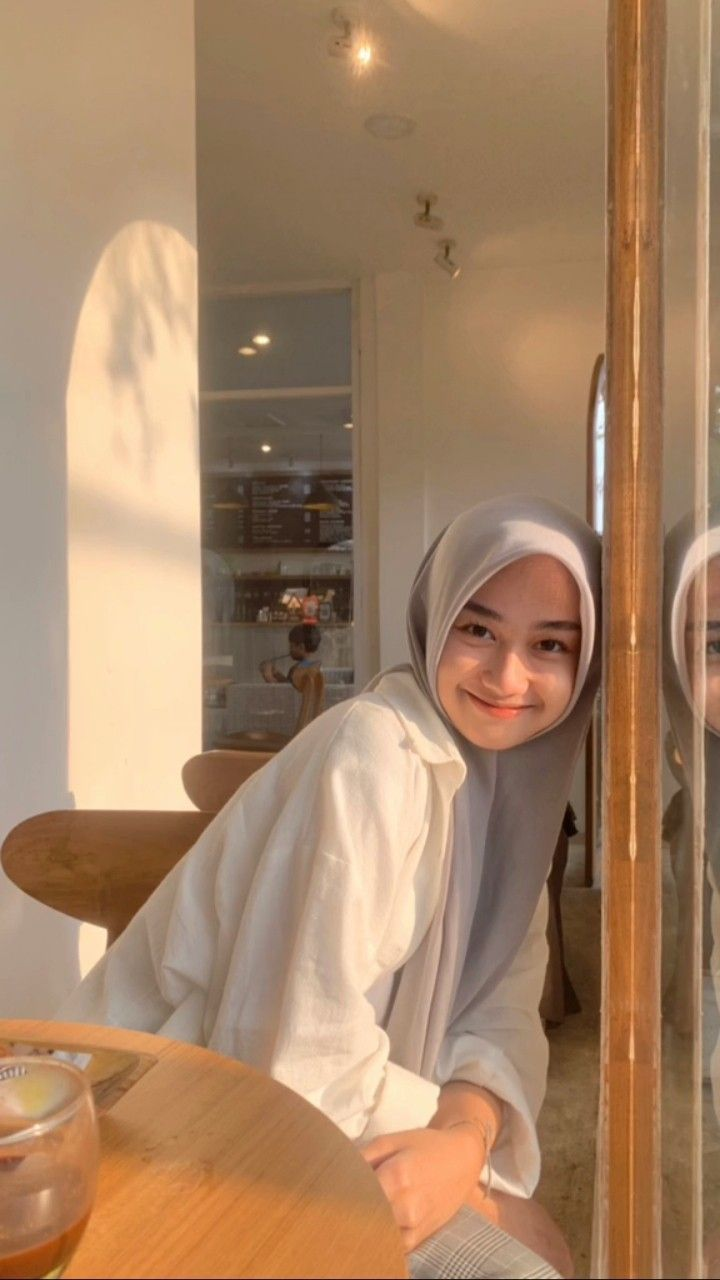
#> input picture image/image.jpeg, 720 x 1280 px
$ python '17. blurring.py' --image image/image.jpeg
#> lines starting #> are read from the running program, lines starting #| are printed output that depends on the picture
import numpy as np
import argparse
import cv2

ap = argparse.ArgumentParser()
ap.add_argument("-i", "--image", required = True,
    help = "Path to the image")
args = vars(ap.parse_args())

image = cv2.imread(args["image"])
#> image is the input picture: shape (1280, 720, 3); mean B, G, R 101.3, 131.3, 165.6
cv2.imshow("Original", image)
blurred = np.hstack([
    cv2.blur(image, (3, 3)),
    cv2.blur(image, (5, 5)),
    cv2.blur(image, (7, 7))])
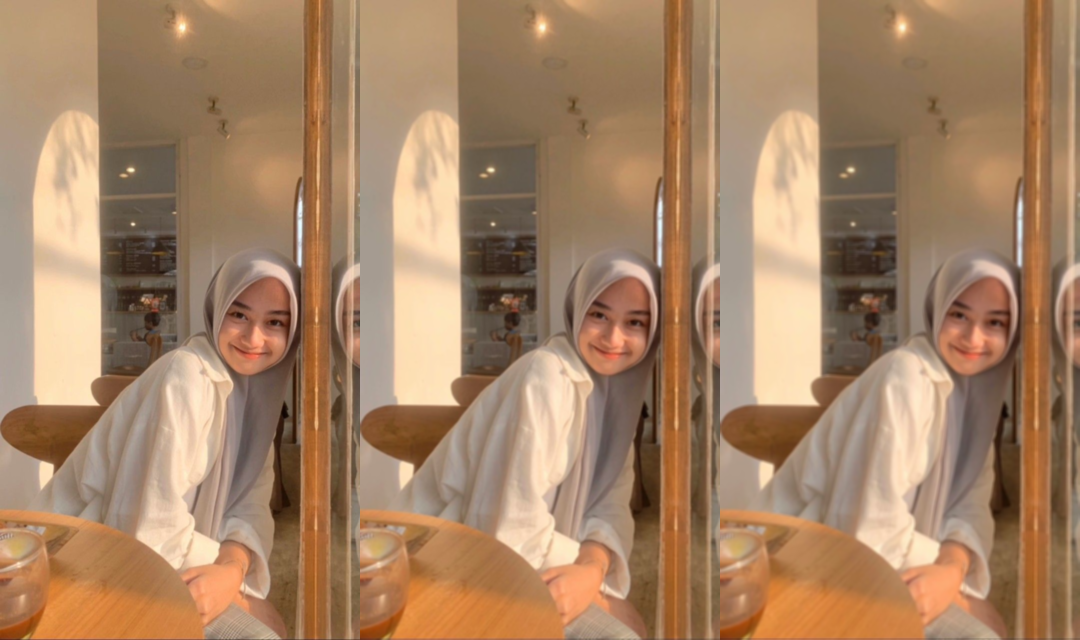
#> blurred: shape (1280, 2160, 3) (shown at 1/2 size); mean B, G, R 101.3, 131.3, 165.6
cv2.imshow("Averaged", blurred)
cv2.waitKey(0)
blurred = np.hstack([
    cv2.GaussianBlur(image, (3, 3), 0),
    cv2.GaussianBlur(image, (5, 5), 0),
    cv2.GaussianBlur(image, (7, 7), 0)])
cv2.imshow("Gaussian", blurred)
cv2.waitKey(0)
blurred = np.hstack([
    cv2.medianBlur(image, 3),
    cv2.medianBlur(image, 5),
    cv2.medianBlur(image, 7)])
cv2.imshow("Median", blurred)
cv2.waitKey(0)
blurred = np.hstack([
    cv2.bilateralFilter(image, 5, 21, 21),
    cv2.bilateralFilter(image, 7, 31, 31),
    cv2.bilateralFilter(image, 9, 41, 41)])
cv2.imshow("Bilateral", blurred)
cv2.waitKey(0)
